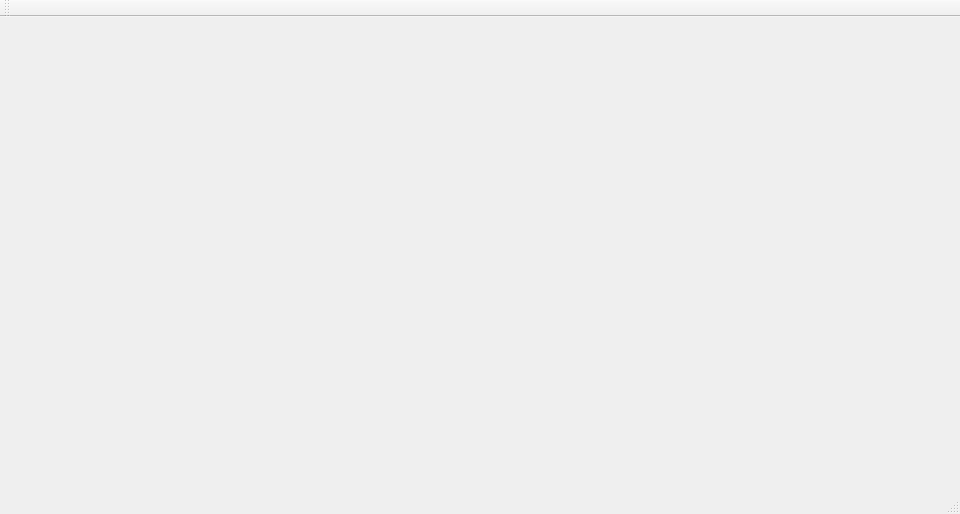
<?xml version="1.0" encoding="UTF-8"?>
<ui version="4.0">
 <class>MainWindow</class>
 <widget class="QMainWindow" name="MainWindow">
  <property name="geometry">
   <rect>
    <x>0</x>
    <y>0</y>
    <width>960</width>
    <height>514</height>
   </rect>
  </property>
  <property name="windowTitle">
   <string>MainWindow</string>
  </property>
  <widget class="QWidget" name="centralWidget">
   <layout class="QVBoxLayout" name="verticalLayout" stretch="4,1">
    <item>
     <layout class="QHBoxLayout" name="horizontalLayout">
      <property name="leftMargin">
       <number>5</number>
      </property>
      <property name="topMargin">
       <number>5</number>
      </property>
      <property name="rightMargin">
       <number>5</number>
      </property>
      <property name="bottomMargin">
       <number>5</number>
      </property>
      <item>
       <layout class="QHBoxLayout" name="horizontalLayout_6"/>
      </item>
     </layout>
    </item>
    <item>
     <layout class="QHBoxLayout" name="horizontalLayout_2">
      <property name="leftMargin">
       <number>5</number>
      </property>
      <property name="topMargin">
       <number>5</number>
      </property>
      <property name="rightMargin">
       <number>5</number>
      </property>
      <property name="bottomMargin">
       <number>5</number>
      </property>
      <item>
       <layout class="QHBoxLayout" name="horizontalLayout_3"/>
      </item>
      <item>
       <layout class="QHBoxLayout" name="horizontalLayout_5"/>
      </item>
      <item>
       <layout class="QHBoxLayout" name="horizontalLayout_4"/>
      </item>
     </layout>
    </item>
   </layout>
  </widget>
  <widget class="QMenuBar" name="menuBar">
   <property name="geometry">
    <rect>
     <x>0</x>
     <y>0</y>
     <width>960</width>
     <height>22</height>
    </rect>
   </property>
  </widget>
  <widget class="QToolBar" name="mainToolBar">
   <attribute name="toolBarArea">
    <enum>TopToolBarArea</enum>
   </attribute>
   <attribute name="toolBarBreak">
    <bool>false</bool>
   </attribute>
  </widget>
  <widget class="QStatusBar" name="statusBar"/>
 </widget>
 <layoutdefault spacing="6" margin="11"/>
 <resources/>
 <connections/>
</ui>
